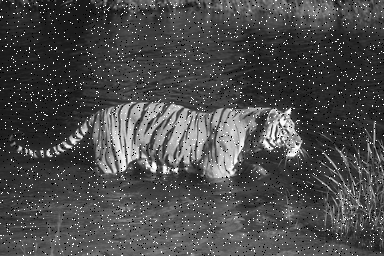
#> input picture tygrysek.jpg, 384 x 256 px
$ jupyter execute 'ćwiczenie_8.ipynb'
#> lines starting #> are read from the running program, lines starting #| are printed output that depends on the picture
# Ćwiczenie 8

### Badanie skuteczności redukcji szumu typu "sól i pieprz".

[cell 1]
import numpy as np
import cv2 as cv
import matplotlib.pyplot as plt

img_original = cv.imread("tygrysek.jpg",0)
#> img_original is the input picture: shape (256, 384); min 0, max 255, mean 74.9

def show_images(first, second):
    fig, axes = plt.subplots(1, 2, figsize=(20, 20))
    ax = axes.ravel()
    ax[0].imshow(first, cmap=plt.cm.gray)
    ax[1].imshow(second, cmap=plt.cm.gray)

### 1. Liniowy filtr uśredniający z kwadratową maską, rozpoczynając od maski rozmiaru 3×3:

[cell 2]
kernel = np.ones((3,3),np.float32)/9
img_boxfilter = cv.filter2D(img_original,-1,kernel)
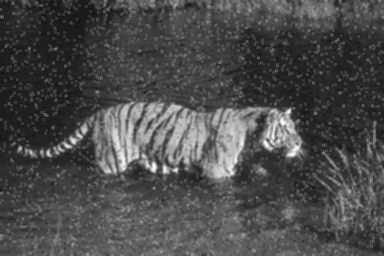
#> img_boxfilter: shape (256, 384); min 18, max 252, mean 74.9
show_images(img_original,img_boxfilter)
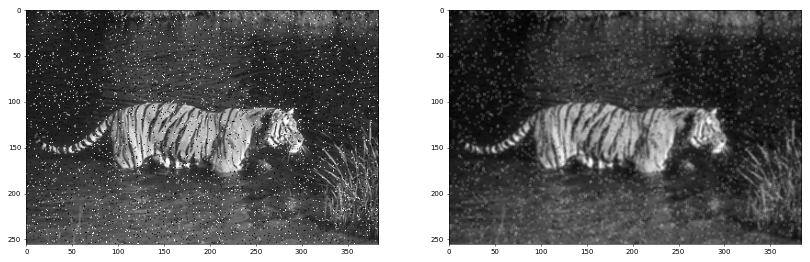
#> figure drawn by matplotlib, 2 panels

### 2. Nieliniowy filtr medianowy:

[cell 3]
img_medianfilter = cv.medianBlur(img_original,5)
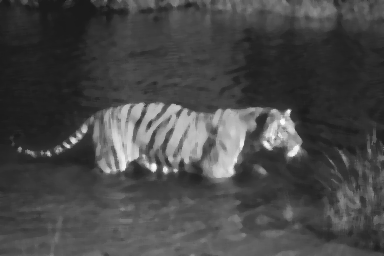
#> img_medianfilter: shape (256, 384); min 26, max 251, mean 71.4
show_images(img_original,img_medianfilter)
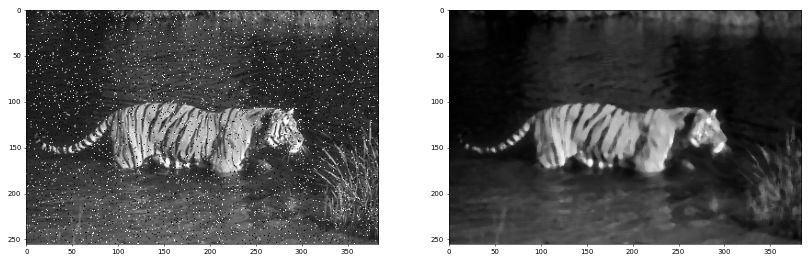
#> figure drawn by matplotlib, 2 panels

$ run again, with balloons.jpg copied over tygrysek.jpg
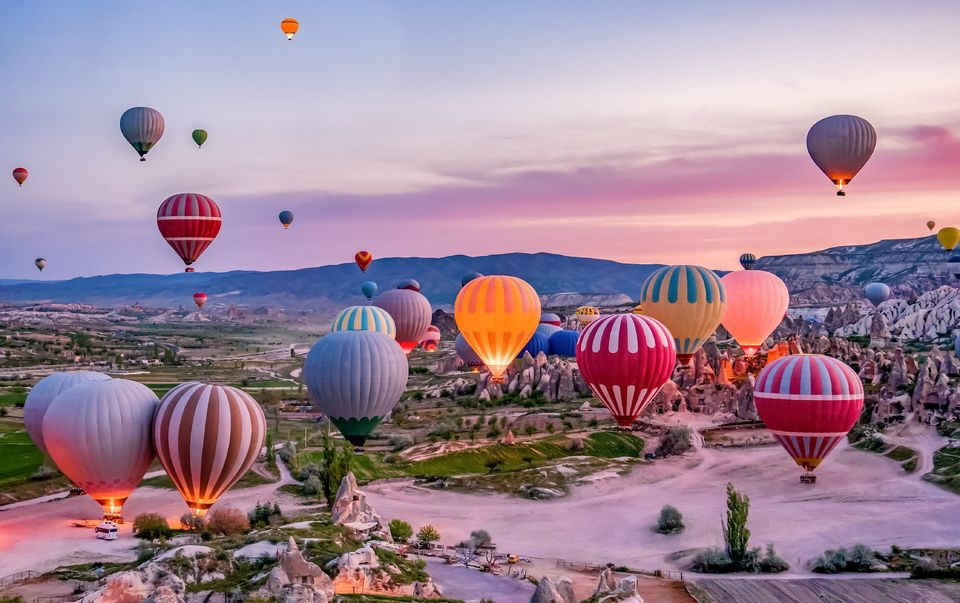
#> input picture balloons.jpg, 960 x 603 px
#> `img_original = cv.imread("tygrysek.jpg",0)`:
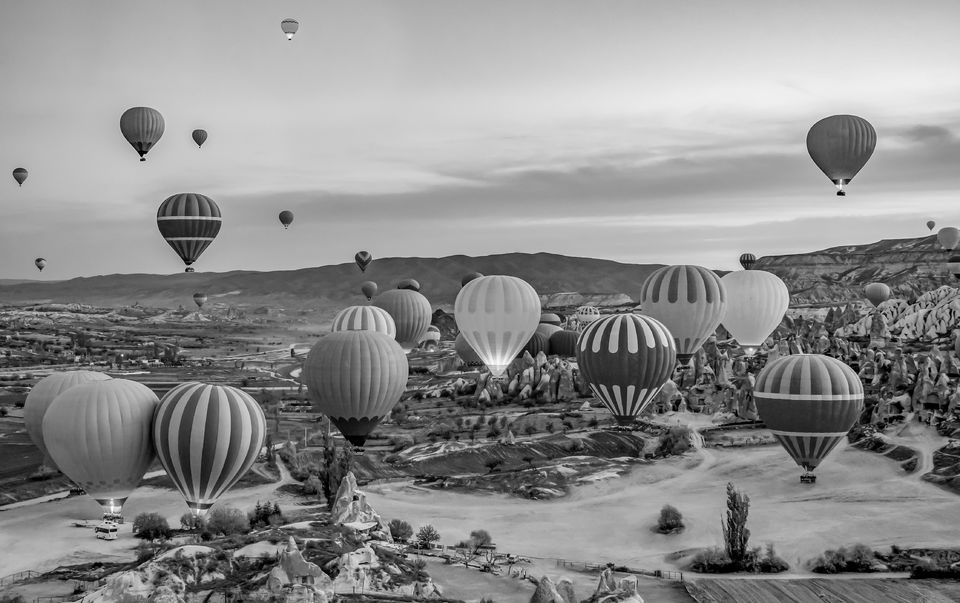
#> img_original: shape (603, 960); min 0, max 255, mean 141.8
#> `[cell 2] kernel = np.ones((3,3),np.float32)/9 img_boxfilter = cv.filte..`:
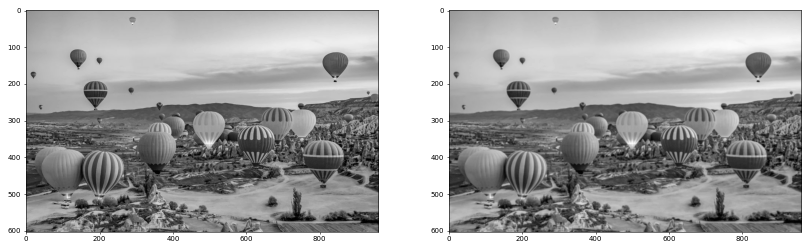
#> figure drawn by matplotlib, 2 panels
